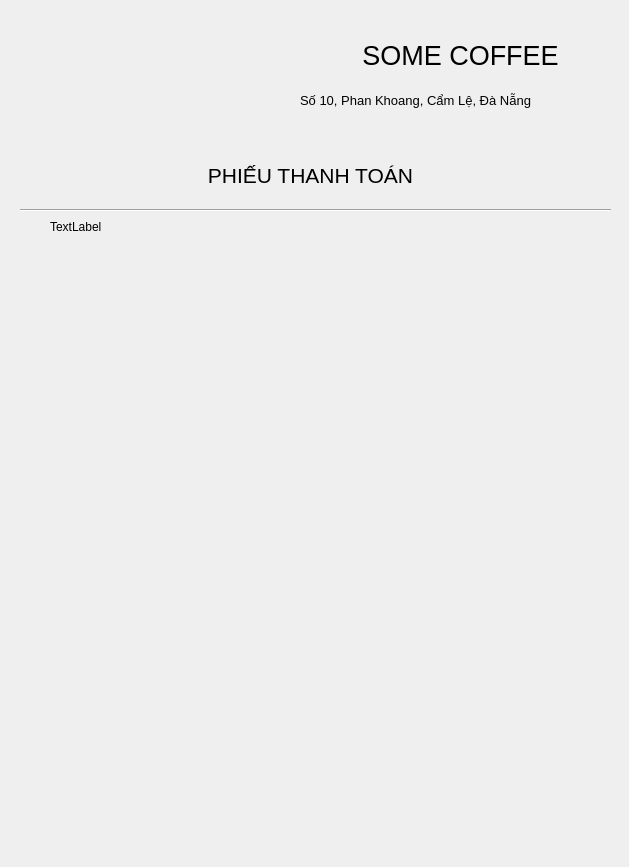
<?xml version="1.0" encoding="UTF-8"?>
<ui version="4.0">
 <class>HoaDonWindow</class>
 <widget class="QDialog" name="HoaDonWindow">
  <property name="geometry">
   <rect>
    <x>0</x>
    <y>0</y>
    <width>629</width>
    <height>867</height>
   </rect>
  </property>
  <property name="windowTitle">
   <string>Dialog</string>
  </property>
  <widget class="QLabel" name="label">
   <property name="geometry">
    <rect>
     <x>310</x>
     <y>30</y>
     <width>301</width>
     <height>51</height>
    </rect>
   </property>
   <property name="font">
    <font>
     <pointsize>20</pointsize>
    </font>
   </property>
   <property name="text">
    <string>SOME COFFEE</string>
   </property>
   <property name="alignment">
    <set>Qt::AlignCenter</set>
   </property>
  </widget>
  <widget class="QLabel" name="label_2">
   <property name="geometry">
    <rect>
     <x>110</x>
     <y>80</y>
     <width>611</width>
     <height>41</height>
    </rect>
   </property>
   <property name="font">
    <font>
     <pointsize>10</pointsize>
    </font>
   </property>
   <property name="text">
    <string>Số 10, Phan Khoang, Cẩm Lệ, Đà Nẵng</string>
   </property>
   <property name="alignment">
    <set>Qt::AlignCenter</set>
   </property>
  </widget>
  <widget class="QLabel" name="label_3">
   <property name="geometry">
    <rect>
     <x>160</x>
     <y>150</y>
     <width>301</width>
     <height>51</height>
    </rect>
   </property>
   <property name="font">
    <font>
     <pointsize>16</pointsize>
    </font>
   </property>
   <property name="text">
    <string>PHIẾU THANH TOÁN</string>
   </property>
   <property name="alignment">
    <set>Qt::AlignCenter</set>
   </property>
  </widget>
  <widget class="Line" name="line">
   <property name="geometry">
    <rect>
     <x>20</x>
     <y>200</y>
     <width>591</width>
     <height>20</height>
    </rect>
   </property>
   <property name="orientation">
    <enum>Qt::Horizontal</enum>
   </property>
  </widget>
  <widget class="QLabel" name="chiTietHoaDon">
   <property name="geometry">
    <rect>
     <x>50</x>
     <y>220</y>
     <width>571</width>
     <height>641</height>
    </rect>
   </property>
   <property name="text">
    <string>TextLabel</string>
   </property>
   <property name="alignment">
    <set>Qt::AlignLeading|Qt::AlignLeft|Qt::AlignTop</set>
   </property>
  </widget>
 </widget>
 <resources/>
 <connections/>
</ui>
